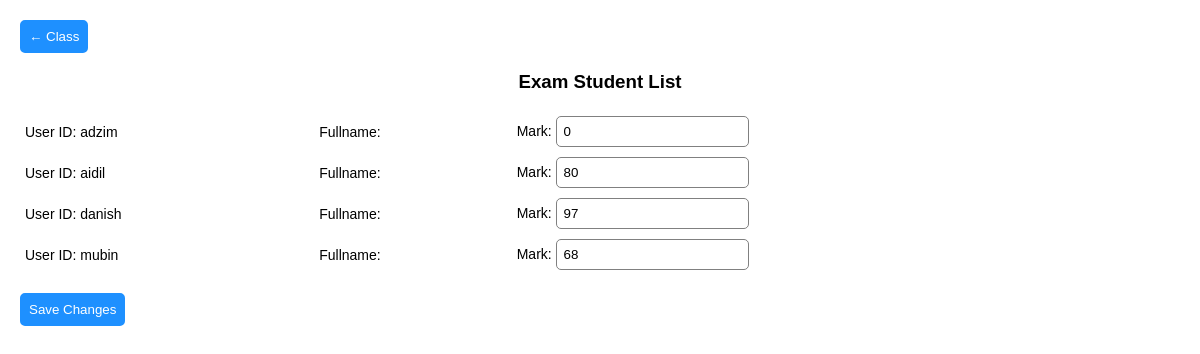
/manage_exam.php?class=1 (signed in), run on the app's committed database.
### tables this page shows
CREATE TABLE `class_student` (
  `rowid` bigint(20) NOT NULL,
  `class_rowid` bigint(20) NOT NULL DEFAULT 0 COMMENT 'Refer to class.rowid',
  `student_rowid` bigint(20) NOT NULL DEFAULT 0 COMMENT 'Refer to user.rowid',
  `create_date` datetime NOT NULL DEFAULT current_timestamp()
);

CREATE TABLE `user` (
  `rowid` bigint(20) NOT NULL,
  `userid` varchar(100) NOT NULL,
  `password` varchar(100) NOT NULL,
  `otp` varchar(100) DEFAULT NULL,
  `role` varchar(20) NOT NULL COMMENT 'teacher / student / heir',
  `fullname` varchar(255) DEFAULT '',
  `gender` varchar(10) DEFAULT NULL COMMENT 'male / female',
  `ic` varchar(12) DEFAULT NULL,
  `birthday` date DEFAULT NULL,
  `lastlog` datetime NOT NULL,
  `active` varchar(1) NOT NULL DEFAULT 'N' COMMENT 'Y=Yes, N=No'
);

CREATE TABLE `exam` (
  `rowid` bigint(20) NOT NULL,
  `class_rowid` bigint(20) NOT NULL DEFAULT 0 COMMENT 'Refer to class.rowid',
  `student_rowid` bigint(20) NOT NULL DEFAULT 0 COMMENT 'Refer to user.rowid',
  `mark` int(10) NOT NULL DEFAULT 0 COMMENT 'in percentage',
  `create_date` datetime NOT NULL DEFAULT current_timestamp(),
  `create_user` bigint(20) NOT NULL DEFAULT 0 COMMENT 'Refer to user.rowid'
);

### server/db.class.php (called while the page is built, shortened)
<?php
    class db {
        public $conn;
        private $hostname = "localhost";
        private $databasename = "educonnect";
        private $username = "root";
        private $password = "";
        function __construct($hostname = "", $databasename = "", $username = "", $password = "") {
            try {
                $this->hostname = $hostname != "" ? $hostname : $this->hostname;
                $this->databasename = $databasename != "" ? $databasename : $this->databasename;
                $this->password = $password != "" ? $password : $this->password;
                $this->conn = new PDO("mysql:host=$this->hostname; dbname=$this->databasename", $this->username, $this->password);
                $this->conn->exec("SET CHARACTER SET utf8");
            } catch (Exception $e) {
                $this->add_error_msg($e->getMessage());
            }
        }
        function sql_select($sql) {
            $return = [];
            try{
                $result = $this->conn->query($sql);
                if ($result !== false) {
                    $cols = $result->columnCount();
                    $count = 0;
                    foreach ($result as $row) {
                        $return[$count] = $this->sql_select_clearance($cols, $row);
                        $count++;
                    }
                } else {
                    throw new PDOException("[Error] Wrong SQL");
                }
            }
            catch(PDOException $e) {
                $this->sql_select_result = false;
                $this->sql_select_reason = $e->getMessage();
                $this->add_error_msg($e->getMessage());
                return [];
            }
            return $return;
        }
        function sql_select_clearance($length, $arr) {
            for($l = 0; $l < $length; $l++) {
                unset($arr[$l]);
            }
            return $arr;
        }
    }

### server/exam.class.php (the view, shortened to what this page needs)
<?php
class exam {
  private $db;
  function __construct() {
    $this->db = new db();
  }
  function form_score($class_rowid ) {
    $ret_html = "";
    try {
      $this->class_rowid = $class_rowid;
      foreach ($this->db->sql_select("SELECT A.student_rowid, B.userid, B.fullname, C.mark FROM class_student A LEFT JOIN user B ON A.student_rowid=B.rowid LEFT JOIN exam C ON C.class_rowid='$this->class_rowid' AND C.student_rowid=A.student_rowid WHERE A.class_rowid='$this->class_rowid' ORDER BY B.userid;") as $val) {
        $ret_html .= "<tr>"
          .  "<td>User ID: " . $val['userid'] . "</td>"
          .  "<td>Fullname: " . $val['fullname'] . "</td>"
          .  "<td><input type='hidden' name='student_rowid' value='" . $val['student_rowid'] . "'>Mark: <input type='number' name='mark' value='" . $val['mark'] . "'</td>"
          ."</tr>";
      }
    } catch (Exception $e) {
      $this->add_error_msg($e->getMessage());
      $ret_html .= "<tr><td colspan='20'>No Candidate</td></tr>";
    }
    return $ret_html;
  }
}

### css/setup.css (style rules this page uses)
body { margin: 0px; font-family: Arial; }
.table3 td, .table3 th { padding: 5px; }

### manage_exam.php (style rules this page uses)
input, select { padding: 7px; border-radius: 5px; border: 1px solid gray; }

### data on the page
class_student: user.userid "adzim", mark "0"
class_student: user.userid "aidil", mark "80"
class_student: user.userid "danish", mark "97"
class_student: user.userid "mubin", mark "68"
